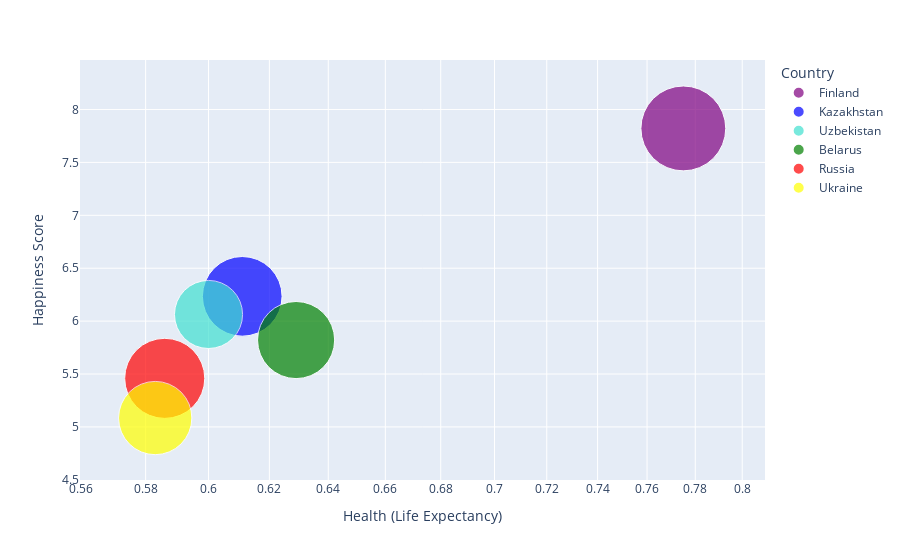

The notebook cell this image was saved under:
### Markdown cell above
### 8. Bubble chart

### Code cell
colors_dict  = {'Russia' : 'red', 'Belarus':'green', 'Ukraine':'yellow', 'Kazakhstan':'blue', 'Uzbekistan': 'turquoise', 'Finland':'purple'}
fig = px.scatter(short.query("Year==2022"), x="Health (Life Expectancy)", y="Happiness Score",
	    size="Economy (GDP per Capita)",
      color_discrete_map = colors_dict,
      color="Country",
      hover_name="Country", log_x=True, size_max=60)

fig.show()

### Figure 1 — Plotly figure (JSON) as saved in the notebook; plotly's stock layout.template omitted (floating-point values rounded to 4 significant figures)
{"data": [{"hovertemplate": "<b>%{hovertext}</b><br><br>Country=Finland<br>Health (Life Expectancy)=%{x}<br>Happiness Score=%{y}<br>Economy (GDP per Capita)=%{marker.size}<extra></extra>", "hovertext": ["Finland"], "legendgroup": "Finland", "marker": {"color": "purple", "size": [1.892], "sizemode": "area", "sizeref": 0.0005256, "symbol": "circle"}, "mode": "markers", "name": "Finland", "orientation": "v", "showlegend": true, "type": "scatter", "x": [0.775], "xaxis": "x", "y": [7.821], "yaxis": "y"}, {"hovertemplate": "<b>%{hovertext}</b><br><br>Country=Kazakhstan<br>Health (Life Expectancy)=%{x}<br>Happiness Score=%{y}<br>Economy (GDP per Capita)=%{marker.size}<extra></extra>", "hovertext": ["Kazakhstan"], "legendgroup": "Kazakhstan", "marker": {"color": "blue", "size": [1.668], "sizemode": "area", "sizeref": 0.0005256, "symbol": "circle"}, "mode": "markers", "name": "Kazakhstan", "orientation": "v", "showlegend": true, "type": "scatter", "x": [0.611], "xaxis": "x", "y": [6.234], "yaxis": "y"}, {"hovertemplate": "<b>%{hovertext}</b><br><br>Country=Uzbekistan<br>Health (Life Expectancy)=%{x}<br>Happiness Score=%{y}<br>Economy (GDP per Capita)=%{marker.size}<extra></extra>", "hovertext": ["Uzbekistan"], "legendgroup": "Uzbekistan", "marker": {"color": "turquoise", "size": [1.219], "sizemode": "area", "sizeref": 0.0005256, "symbol": "circle"}, "mode": "markers", "name": "Uzbekistan", "orientation": "v", "showlegend": true, "type": "scatter", "x": [0.6], "xaxis": "x", "y": [6.063], "yaxis": "y"}, {"hovertemplate": "<b>%{hovertext}</b><br><br>Country=Belarus<br>Health (Life Expectancy)=%{x}<br>Happiness Score=%{y}<br>Economy (GDP per Capita)=%{marker.size}<extra></extra>", "hovertext": ["Belarus"], "legendgroup": "Belarus", "marker": {"color": "green", "size": [1.562], "sizemode": "area", "sizeref": 0.0005256, "symbol": "circle"}, "mode": "markers", "name": "Belarus", "orientation": "v", "showlegend": true, "type": "scatter", "x": [0.629], "xaxis": "x", "y": [5.821], "yaxis": "y"}, {"hovertemplate": "<b>%{hovertext}</b><br><br>Country=Russia<br>Health (Life Expectancy)=%{x}<br>Happiness Score=%{y}<br>Economy (GDP per Capita)=%{marker.size}<extra></extra>", "hovertext": ["Russia"], "legendgroup": "Russia", "marker": {"color": "red", "size": [1.685], "sizemode": "area", "sizeref": 0.0005256, "symbol": "circle"}, "mode": "markers", "name": "Russia", "orientation": "v", "showlegend": true, "type": "scatter", "x": [0.586], "xaxis": "x", "y": [5.459], "yaxis": "y"}, {"hovertemplate": "<b>%{hovertext}</b><br><br>Country=Ukraine<br>Health (Life Expectancy)=%{x}<br>Happiness Score=%{y}<br>Economy (GDP per Capita)=%{marker.size}<extra></extra>", "hovertext": ["Ukraine"], "legendgroup": "Ukraine", "marker": {"color": "yellow", "size": [1.411], "sizemode": "area", "sizeref": 0.0005256, "symbol": "circle"}, "mode": "markers", "name": "Ukraine", "orientation": "v", "showlegend": true, "type": "scatter", "x": [0.583], "xaxis": "x", "y": [5.084], "yaxis": "y"}], "layout": {"legend": {"itemsizing": "constant", "title": {"text": "Country"}, "tracegroupgap": 0}, "margin": {"t": 60}, "xaxis": {"anchor": "y", "domain": [0, 1], "title": {"text": "Health (Life Expectancy)"}, "type": "log"}, "yaxis": {"anchor": "x", "domain": [0, 1], "title": {"text": "Happiness Score"}}}}
